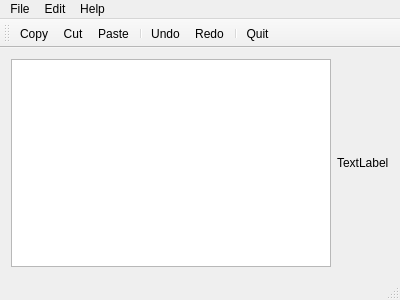
<?xml version="1.0" encoding="UTF-8"?>
<ui version="4.0">
 <class>MainWindow</class>
 <widget class="QMainWindow" name="MainWindow">
  <property name="geometry">
   <rect>
    <x>0</x>
    <y>0</y>
    <width>400</width>
    <height>300</height>
   </rect>
  </property>
  <property name="windowTitle">
   <string>MainWindow</string>
  </property>
  <widget class="QWidget" name="centralWidget">
   <layout class="QHBoxLayout" name="horizontalLayout_2">
    <item>
     <layout class="QHBoxLayout" name="horizontalLayout">
      <item>
       <widget class="QTextEdit" name="textEdit"/>
      </item>
      <item>
       <widget class="QLabel" name="label">
        <property name="text">
         <string>TextLabel</string>
        </property>
       </widget>
      </item>
     </layout>
    </item>
   </layout>
  </widget>
  <widget class="QMenuBar" name="menuBar">
   <property name="geometry">
    <rect>
     <x>0</x>
     <y>0</y>
     <width>400</width>
     <height>20</height>
    </rect>
   </property>
   <widget class="QMenu" name="menuFile">
    <property name="title">
     <string>File</string>
    </property>
    <addaction name="actionQuit"/>
   </widget>
   <widget class="QMenu" name="menuEdit">
    <property name="title">
     <string>Edit</string>
    </property>
    <addaction name="actionCopy"/>
    <addaction name="actionCut"/>
    <addaction name="actionPaste"/>
    <addaction name="actionUndo"/>
    <addaction name="actionRedo"/>
   </widget>
   <widget class="QMenu" name="menuHelp">
    <property name="title">
     <string>Help</string>
    </property>
    <addaction name="actionAbout"/>
    <addaction name="actionAboutQt"/>
   </widget>
   <addaction name="menuFile"/>
   <addaction name="menuEdit"/>
   <addaction name="menuHelp"/>
  </widget>
  <widget class="QToolBar" name="mainToolBar">
   <attribute name="toolBarArea">
    <enum>TopToolBarArea</enum>
   </attribute>
   <attribute name="toolBarBreak">
    <bool>false</bool>
   </attribute>
   <addaction name="actionCopy"/>
   <addaction name="actionCut"/>
   <addaction name="actionPaste"/>
   <addaction name="separator"/>
   <addaction name="actionUndo"/>
   <addaction name="actionRedo"/>
   <addaction name="separator"/>
   <addaction name="actionQuit"/>
  </widget>
  <widget class="QStatusBar" name="statusBar"/>
  <action name="actionQuit">
   <property name="icon">
    <iconset resource="resource.qrc">
     <normaloff>:/images/quitIcon.png</normaloff>:/images/quitIcon.png</iconset>
   </property>
   <property name="text">
    <string>Quit</string>
   </property>
  </action>
  <action name="actionCopy">
   <property name="icon">
    <iconset resource="resource.qrc">
     <normaloff>:/images/copyIcon.png</normaloff>:/images/copyIcon.png</iconset>
   </property>
   <property name="text">
    <string>Copy</string>
   </property>
  </action>
  <action name="actionCut">
   <property name="icon">
    <iconset resource="resource.qrc">
     <normaloff>:/images/cutIcon.png</normaloff>:/images/cutIcon.png</iconset>
   </property>
   <property name="text">
    <string>Cut</string>
   </property>
  </action>
  <action name="actionPaste">
   <property name="icon">
    <iconset resource="resource.qrc">
     <normaloff>:/images/pasteIcon.png</normaloff>:/images/pasteIcon.png</iconset>
   </property>
   <property name="text">
    <string>Paste</string>
   </property>
  </action>
  <action name="actionUndo">
   <property name="icon">
    <iconset resource="resource.qrc">
     <normaloff>:/images/undoIcon.png</normaloff>:/images/undoIcon.png</iconset>
   </property>
   <property name="text">
    <string>Undo</string>
   </property>
  </action>
  <action name="actionRedo">
   <property name="icon">
    <iconset resource="resource.qrc">
     <normaloff>:/images/redoIcon.png</normaloff>:/images/redoIcon.png</iconset>
   </property>
   <property name="text">
    <string>Redo</string>
   </property>
  </action>
  <action name="actionAbout">
   <property name="icon">
    <iconset resource="resource.qrc">
     <normaloff>:/images/aboutIcon.png</normaloff>:/images/aboutIcon.png</iconset>
   </property>
   <property name="text">
    <string>About</string>
   </property>
  </action>
  <action name="actionAboutQt">
   <property name="icon">
    <iconset resource="resource.qrc">
     <normaloff>:/images/aboutQtIcon.png</normaloff>:/images/aboutQtIcon.png</iconset>
   </property>
   <property name="text">
    <string>About Qt</string>
   </property>
  </action>
 </widget>
 <layoutdefault spacing="6" margin="11"/>
 <resources>
  <include location="resource.qrc"/>
 </resources>
 <connections/>
</ui>
